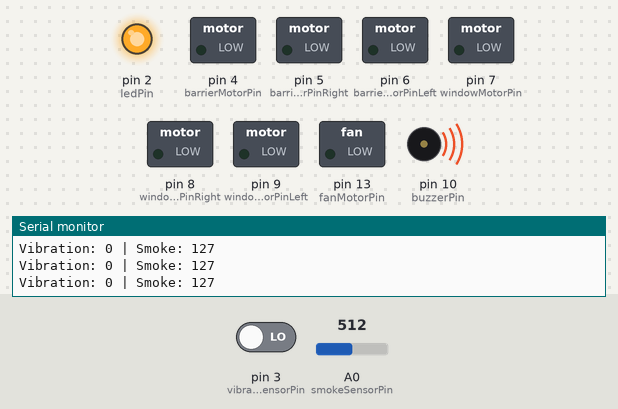
This sketch was run on a simulated Arduino Uno, built with avr-gcc and run on an emulated ATmega328P. Parts: switched loads named in the sketch (green lamp = pin HIGH), output pins drawn as LEDs (lit = HIGH), buzzer (waves = sounding), the last lines printed to the serial monitor. The inputs (shaded band) are chosen by the test bench; at power-on: A0 (smokeSensorPin) = 512, pin 3 (vibrationSensorPin) LOW. Pins used as bus, display or sensor lines are not drawn.

Above: at 6.0 s.
6.1 s: A0 (smokeSensorPin) set to 672
7.6 s: A0 (smokeSensorPin) set to 704
At 8.8 s:
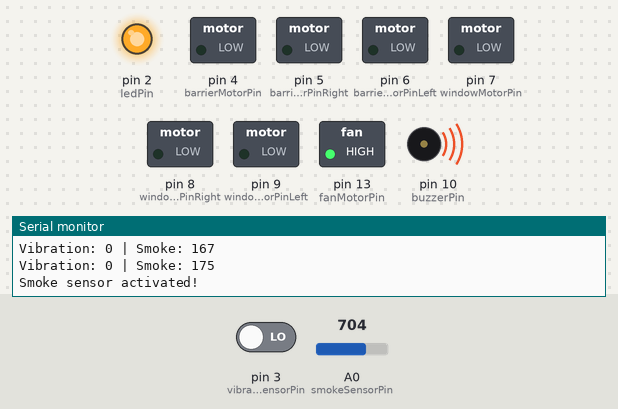
Timing chart, 0 to 14.4 s (numbered marks = the images above; inputs shaded):
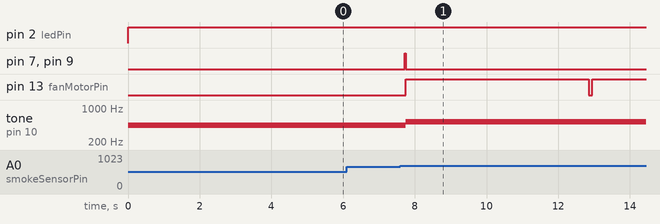

Measured:
- the behaviour switches between 686 and 687 on A0 (smokeSensorPin) (found by bisection; images 0 and 1)
- after the input at 7.6 s, pin 7 (windowMotorPin), pin 9 (windowMotorPinLeft): LOW → HIGH after 0.11 s, → LOW 0.04 s later; pin 13 (fanMotorPin): LOW → HIGH after 0.15 s, → LOW 5.1 s later, → HIGH 0.10 s later; tone on pin 10 (buzzerPin): 440 Hz → 523 Hz after 0.15 s

The sketch:

Arduino.ino
```cpp
// Declare pins for motors and sensors
const int smokeSensorPin = A0;
const int vibrationSensorPin = 3;

const int ledPin = 2;
const int buzzerPin = 10;
const int barrierMotorPin = 4;
const int barrierMotorPinRight = 5;
const int barrierMotorPinLeft = 6;
const int windowMotorPin = 7;
const int windowMotorPinRight = 8;
const int windowMotorPinLeft = 9;
const int fanMotorPin = 13;

bool windowOpen = false;
bool barrierDown = false;

// Define time for a quarter rotation (in milliseconds) - barrier
const int quarterRotationTime = 4;
// Define time for appropriate motor rotation for the window
const int windowRotationTime = 35;

void setup() {
  // Initialize pins for motors and sensors
  pinMode(barrierMotorPin, OUTPUT);
  pinMode(barrierMotorPinRight, OUTPUT);
  pinMode(barrierMotorPinLeft, OUTPUT);
  pinMode(ledPin, OUTPUT);
  pinMode(buzzerPin, OUTPUT);
  tone(buzzerPin, 1000, 1000);

  pinMode(windowMotorPin, OUTPUT);
  pinMode(windowMotorPinRight, OUTPUT);
  pinMode(windowMotorPinLeft, OUTPUT);

  pinMode(fanMotorPin, OUTPUT);

  pinMode(vibrationSensorPin, INPUT);
  pinMode(smokeSensorPin, INPUT);

  Serial.begin(9600); // Initialize serial communication for debugging
}

void loop() {
  // Read the vibration sensor
  int vibration = readVibrationSensor();

  // Read the smoke sensor
  int smoke = readSmokeSensor();

  // Debugging - display the read values
  Serial.print("Vibration: ");
  Serial.print(vibration);
  Serial.print(" | Smoke: ");
  Serial.println(smoke);

  digitalWrite(fanMotorPin, LOW);

  // Check the vibration sensor
  if (vibration == 0) {
    if (!barrierDown) {
      Serial.println("Vibration sensor activated!");
      // Lower the barrier (slow quarter rotation)
      digitalWrite(barrierMotorPin, HIGH);
      digitalWrite(barrierMotorPinRight, HIGH);
      digitalWrite(barrierMotorPinLeft, LOW);
      delay(quarterRotationTime); // Quarter rotation
      digitalWrite(ledPin, HIGH);
      digitalWrite(buzzerPin, HIGH);
      tone(buzzerPin, 440);
      turnOffBarrier(); // Stop the barrier

      barrierDown = true;

      delay(5000);
    }
  } else {
    if (barrierDown) {
      // Raise the barrier (slow quarter rotation)
      digitalWrite(barrierMotorPin, HIGH);
      digitalWrite(barrierMotorPinLeft, HIGH);
      digitalWrite(barrierMotorPinRight, LOW);
      delay(quarterRotationTime); // Quarter rotation
      digitalWrite(ledPin, LOW);
      digitalWrite(buzzerPin, LOW);
      noTone(buzzerPin);
      turnOffBarrier(); // Stop the barrier
      barrierDown = false;
    }
  }
  delay(100); // A small delay to avoid rapid sensor readings

  // Check the smoke sensor
  if (smoke > 170) {
    if (!windowOpen) {
      Serial.println("Smoke sensor activated!");
      // Open the window and start the fan
      digitalWrite(windowMotorPin, HIGH);
      digitalWrite(windowMotorPinLeft, HIGH);
      digitalWrite(windowMotorPinRight, LOW);
      delay(windowRotationTime);
      digitalWrite(ledPin, HIGH);
      digitalWrite(buzzerPin, HIGH);
      tone(buzzerPin, 523);
      turnOffWindow(); // Stop the window
      windowOpen = true;
    }
    digitalWrite(fanMotorPin, HIGH);
    delay(5000);
  } else {
    if (windowOpen) {
      digitalWrite(windowMotorPin, HIGH);
      digitalWrite(windowMotorPinRight, HIGH);
      digitalWrite(windowMotorPinLeft, LOW);
      delay(windowRotationTime);
      digitalWrite(ledPin, LOW);
      digitalWrite(buzzerPin, LOW);
      noTone(buzzerPin);
      turnOffWindow(); // Stop the window
      windowOpen = false;
    }
    digitalWrite(fanMotorPin, LOW);
  }

  delay(100); // A small delay to avoid rapid sensor readings
}

long readVibrationSensor() {
  long measurement = digitalRead(vibrationSensorPin);
  return measurement;
}

long readSmokeSensor() {
  long sensorValue = analogRead(smokeSensorPin);
  long outputValue = map(sensorValue, 0, 1023, 0, 255);
  return outputValue;
}

void turnOffBarrier() {
  // This command is used to stop the motor
  digitalWrite(barrierMotorPin, LOW);
  digitalWrite(barrierMotorPinRight, LOW);
  digitalWrite(barrierMotorPinLeft, LOW);
}

void turnOffWindow() {
  // This command is used to stop the motor
  digitalWrite(windowMotorPin, LOW);
  digitalWrite(windowMotorPinRight, LOW);
  digitalWrite(windowMotorPinLeft, LOW);
}
```
